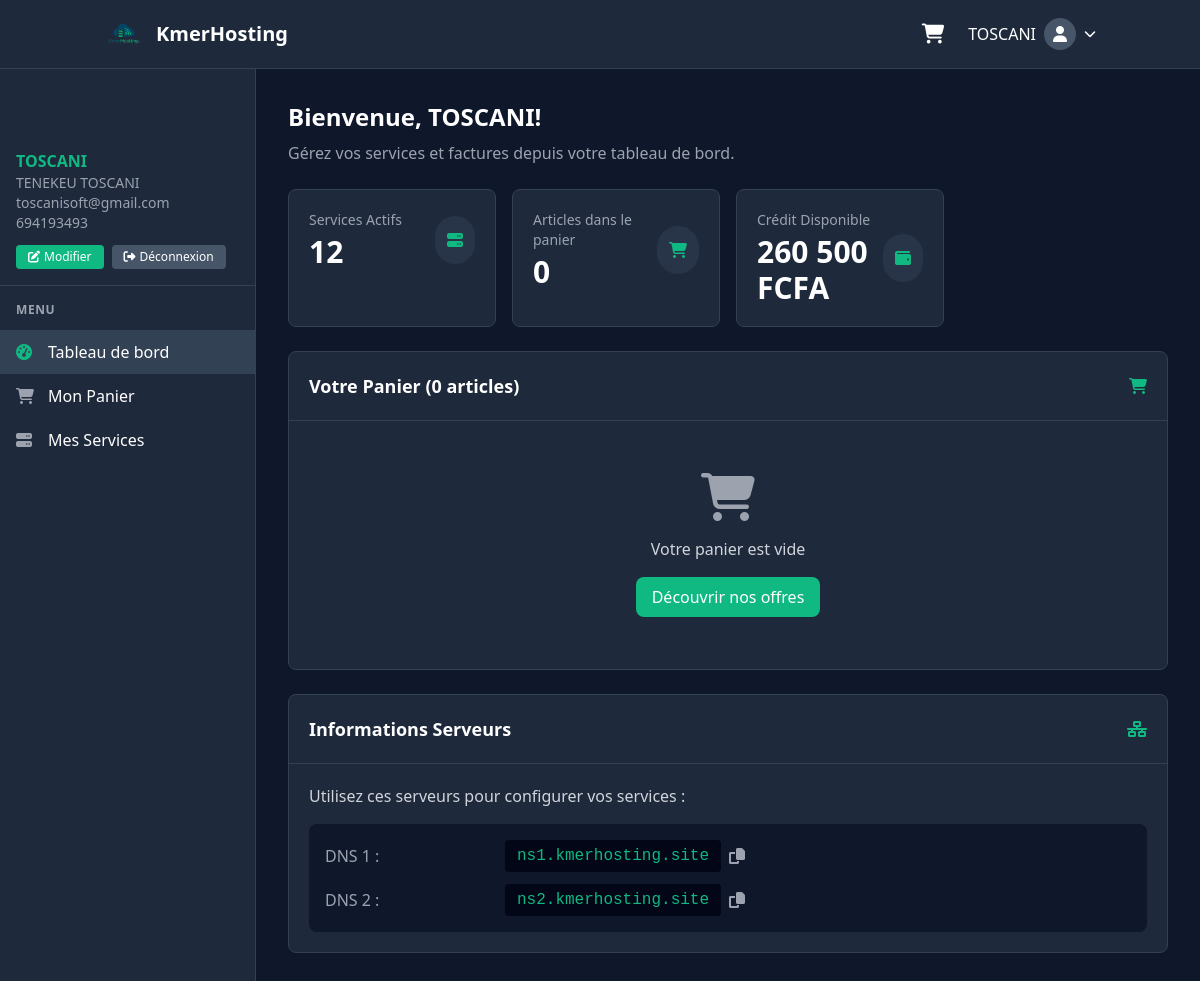
Before: /customers/dashboard.php (signed in) with the older database file.
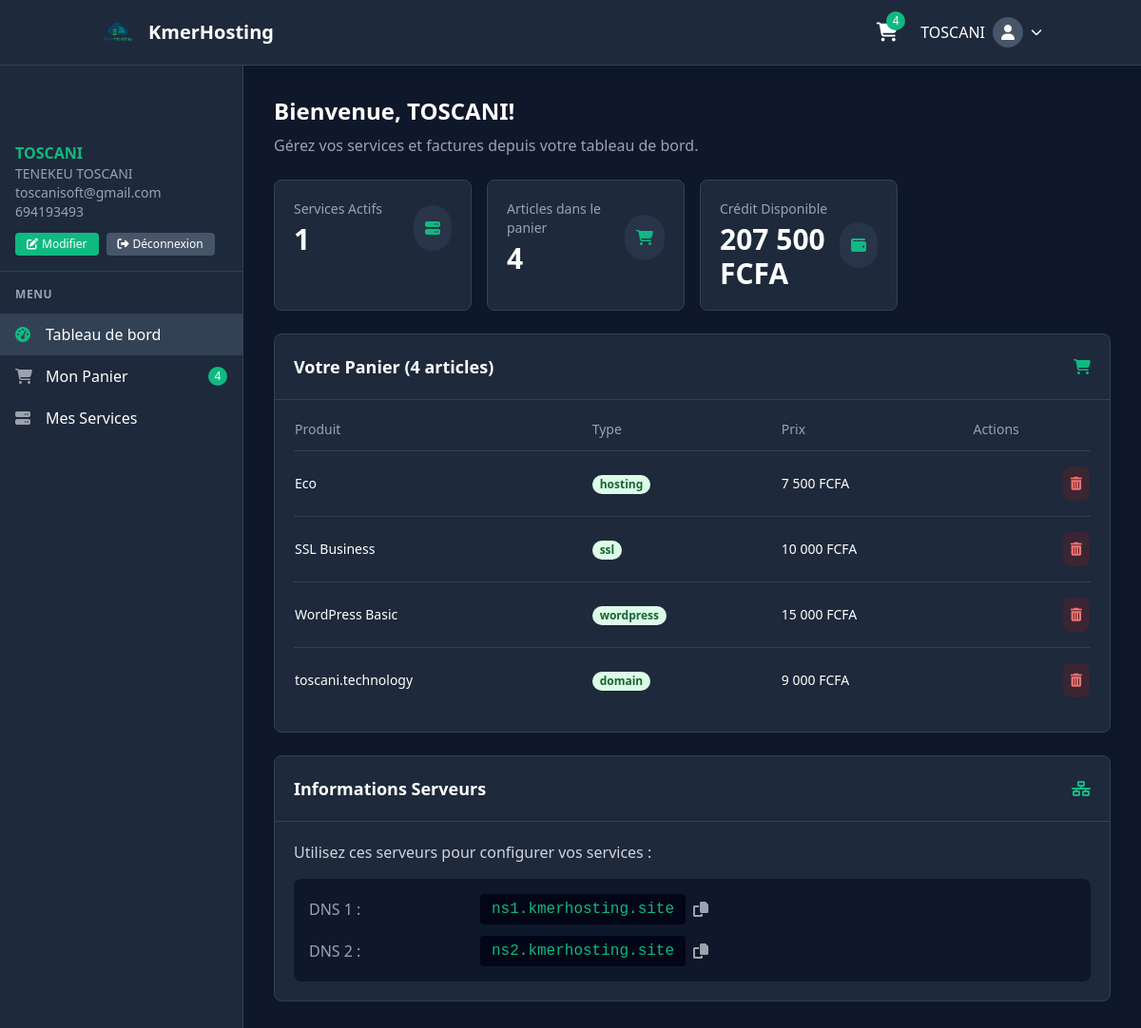
After: the same page with the newer database file.
### tables this page shows
CREATE TABLE IF NOT EXISTS `credit` (
  `id` int(11) NOT NULL AUTO_INCREMENT,
  `user_id` int(11) NOT NULL,
  `amount` decimal(10,2) NOT NULL DEFAULT '500.00',
  `last_updated` timestamp NOT NULL DEFAULT CURRENT_TIMESTAMP ON UPDATE CURRENT_TIMESTAMP,
  PRIMARY KEY (`id`),
  UNIQUE KEY `user_id` (`user_id`)
);

CREATE TABLE IF NOT EXISTS `cart` (
  `id` int(11) NOT NULL AUTO_INCREMENT,
  `user_id` int(11) NOT NULL,
  `product_type` varchar(50) NOT NULL,
  `product_id` varchar(50) NOT NULL,
  `quantity` int(11) NOT NULL DEFAULT '1',
  `custom_domain` varchar(255) DEFAULT NULL,
  `added_at` datetime NOT NULL,
  `updated_at` datetime DEFAULT NULL,
  PRIMARY KEY (`id`),
  KEY `user_id` (`user_id`)
);

### backend/functions.php (called while the page is built, shortened)
<?php
require_once __DIR__ . '/config/db.php';
function getUserCredit($user_id) {
    global $conn;
    $sql = "SELECT amount FROM credit WHERE user_id = ?";
    $stmt = $conn->prepare($sql);
    $stmt->bind_param("i", $user_id);
    $stmt->execute();
    $result = $stmt->get_result();
    $row = $result->fetch_assoc();
    return floatval($row['amount']);
}
function getUserCartItems($user_id) {
    global $conn;
    $stmt = $conn->prepare("SELECT c.*,
            CASE
                WHEN c.product_type = 'hosting' THEN hp.name
                WHEN c.product_type = 'wordpress' THEN wp.name
                WHEN c.product_type = 'ssl' THEN sp.name
                WHEN c.product_type = 'domain' THEN c.custom_domain
                ELSE 'Produit inconnu'
            END as product_name,
            CASE
                WHEN c.product_type = 'hosting' THEN hp.price
                WHEN c.product_type = 'wordpress' THEN wp.price
                WHEN c.product_type = 'ssl' THEN sp.price
                WHEN c.product_type = 'domain' THEN 9000
                ELSE 0
            END as price
            FROM cart c
            LEFT JOIN hosting_packages hp ON c.product_type = 'hosting' AND c.product_id = hp.id
            LEFT JOIN wordpress_packages wp ON c.product_type = 'wordpress' AND c.product_id = wp.id
            LEFT JOIN ssl_packages sp ON c.product_type = 'ssl' AND REPLACE(c.product_id, 'ssl', '') = sp.id
            WHERE c.user_id = ?");
    $stmt->bind_param("i", $user_id);
    $stmt->execute();
    $result = $stmt->get_result();
    $cartItems = [];
    while ($row = $result->fetch_assoc()) {
        $cartItems[] = $row;
    }
    return $cartItems;
}
function getCurrentUser() {
    global $conn;
    $user_id = $_SESSION['user_id'];
    $stmt = $conn->prepare("SELECT * FROM users WHERE id = ?");
    $stmt->bind_param("i", $user_id);
    $stmt->execute();
    $result = $stmt->get_result();
    if ($result->num_rows > 0) {
        return $result->fetch_assoc();
    }
    return null;
}
function getCartItemCount($user_id) {
    global $conn;
    $sql = "SELECT COUNT(*) FROM cart WHERE user_id = ?";
    $stmt = $conn->prepare($sql);
    $stmt->bind_param("i", $user_id);
    $stmt->execute();
    $result = $stmt->get_result();
    $row = $result->fetch_row();
    return (int)$row[0];
}
function getUserServices($user_id) {
    global $conn;
    $sql = "SELECT us.*,
        CASE
            WHEN us.service_type = 'hosting' THEN hp.name
            WHEN us.service_type = 'wordpress' THEN wp.name
            WHEN us.service_type = 'ssl' THEN sp.name
            ELSE 'Service inconnu'
        END as service_name
        FROM user_services us
        LEFT JOIN hosting_packages hp ON us.service_type = 'hosting' AND us.service_id = hp.id
        LEFT JOIN wordpress_packages wp ON us.service_type = 'wordpress' AND us.service_id = wp.id
        LEFT JOIN ssl_packages sp ON us.service_type = 'ssl' AND us.service_id = sp.id
        WHERE us.user_id = ?
        ORDER BY us.expiry_date ASC";
    $stmt = $conn->prepare($sql);
    $stmt->bind_param("i", $user_id);
    $stmt->execute();
    $result = $stmt->get_result();
    $services = [];
    while ($row = $result->fetch_assoc()) {
        $services[] = $row;
    }
    return $services;
}
?>

### customers/dashboard.php (the view, shortened to what the changed rows need)
<?php
require_once '../backend/functions.php';
$currentUser = getCurrentUser();
$user_id = $_SESSION['user_id'];
$cartItems = getUserCartItems($user_id);
$cartCount = getCartItemCount($user_id);
$userServices = getUserServices($user_id);
$userCredit = getUserCredit($user_id);
?>
<!DOCTYPE html>
<html lang="fr">
<head>
    <script src="https://cdn.tailwindcss.com"></script>
    <link rel="stylesheet" href="https://cdnjs.cloudflare.com/ajax/libs/font-awesome/6.4.0/css/all.min.css">
</head>
<body class="bg-dark-900 text-white">
    <header class="bg-dark-800 border-b border-dark-700">
        <div class="container mx-auto px-4 py-3 flex items-center justify-between">
            <div class="flex items-center space-x-4">
                <a href="cart.php" class="text-white hover:text-kmergreen-light relative p-2">
                    <i class="fas fa-shopping-cart text-xl"></i>
                    <?php if ($cartCount > 0): ?>
                    <span class="absolute top-0 right-0 bg-kmergreen text-white text-xs rounded-full h-5 w-5 flex items-center justify-center">
                        <?php echo $cartCount; ?>
                    </span>
                    <?php endif; ?>
                </a>
            </div>
        </div>
    </header>
    <div class="flex">
        <aside id="sidebar" class="fixed inset-y-0 left-0 transform -translate-x-full lg:translate-x-0 z-50 w-64 bg-dark-800 border-r border-dark-700 pt-16 transition-transform duration-300 ease-in-out lg:static lg:w-64">
            <div class="h-full overflow-y-auto scrollbar-thin">
                <nav class="mt-4">
                    <ul>
                        <li>
                            <a href="cart.php" class="flex items-center px-4 py-2.5 text-white hover:bg-dark-700">
                                <i class="fas fa-shopping-cart w-5 mr-3 text-gray-400"></i>
                                <span>Mon Panier</span>
                                <?php if ($cartCount > 0): ?>
                                <span class="ml-auto bg-kmergreen text-white text-xs rounded-full h-5 w-5 flex items-center justify-center">
                                    <?php echo $cartCount; ?>
                                </span>
                                <?php endif; ?>
                            </a>
                        </li>
                    </ul>
                </nav>
            </div>
        </aside>
        <main class="flex-1 p-4 lg:p-8 pt-4 pb-8 overflow-x-hidden">
            <div class="max-w-7xl mx-auto">
                <div class="mb-6">
                    <h1 class="text-2xl font-bold text-white mb-2">Bienvenue, <?php echo htmlspecialchars($currentUser['username']); ?>!</h1>
                </div>
                <div class="grid grid-cols-1 sm:grid-cols-2 lg:grid-cols-4 gap-4 mb-6">
                    <div class="bg-dark-800 rounded-lg p-5 border border-dark-700 hover:border-kmergreen transition-colors">
                        <div class="flex items-center justify-between">
                            <div>
                                <p class="text-gray-400 text-sm">Services Actifs</p>
                                <h3 class="text-3xl font-bold text-white mt-1"><?php echo count($userServices); ?></h3>
                            </div>
                        </div>
                    </div>
                    <div class="bg-dark-800 rounded-lg p-5 border border-dark-700 hover:border-kmergreen transition-colors">
                        <div class="flex items-center justify-between">
                            <div>
                                <p class="text-gray-400 text-sm">Articles dans le panier</p>
                                <h3 class="text-3xl font-bold text-white mt-1"><?php echo $cartCount; ?></h3>
                            </div>
                        </div>
                    </div>
                    <div class="bg-dark-800 rounded-lg p-5 border border-dark-700 hover:border-kmergreen transition-colors">
                        <div class="flex items-center justify-between">
                            <div>
                                <p class="text-gray-400 text-sm">Crédit Disponible</p>
                                <h3 class="text-3xl font-bold text-white mt-1"><?php echo number_format($userCredit, 0, ',', ' '); ?> FCFA</h3>
                            </div>
                        </div>
                    </div>
                </div>
                <div class="bg-dark-800 rounded-lg border border-dark-700 mb-6">
                    <div class="p-5 border-b border-dark-700 flex justify-between items-center">
                        <h2 class="text-lg font-semibold text-white">Votre Panier (<?php echo $cartCount; ?> articles)</h2>
                        <i class="fas fa-shopping-cart text-kmergreen"></i>
                    </div>
                    <div class="p-5">
                        <?php if (empty($cartItems)): ?>
                            <div class="text-center py-8">
                                <div class="text-gray-400 text-5xl mb-4">
                                    <i class="fas fa-shopping-cart"></i>
                                </div>
                                <p class="text-gray-300 mb-4">Votre panier est vide</p>
                                <a href="../index.php#packages" class="inline-block bg-kmergreen hover:bg-kmergreen-dark text-white font-medium py-2 px-4 rounded-lg transition duration-300">
                                    Découvrir nos offres
                                </a>
                            </div>
                        <?php else: ?>
                            <div class="overflow-x-auto">
                                <table class="w-full">
                                    <thead>
                                        <tr class="text-left text-gray-400 text-sm">
                                            <th class="pb-3 font-medium">Produit</th>
                                            <th class="pb-3 font-medium">Type</th>
                                            <th class="pb-3 font-medium">Prix</th>
                                            <th class="pb-3 font-medium">Actions</th>
                                        </tr>
                                    </thead>
                                    <tbody>
                                        <?php foreach ($cartItems as $item): ?>
                                            <tr class="border-t border-dark-700 text-sm">
                                                <td class="py-4">
                                                    <div class="font-medium text-white"><?php echo htmlspecialchars($item['product_name'] ?? 'Produit inconnu'); ?></div>
                                                </td>
                                                <td class="py-4">
                                                    <span class="px-2 inline-flex text-xs leading-5 font-semibold rounded-full bg-green-100 text-green-800">
                                                        <?php echo htmlspecialchars($item['product_type'] ?? ''); ?>
                                                    </span>
                                                </td>
                                                <td class="py-4 text-white"><?php echo number_format($item['price'] ?? 0, 0, ',', ' '); ?> FCFA</td>
                                                <td class="py-4 text-right">
                                                    <button onclick="removeFromCart(<?php echo $item['id']; ?>)" class="p-2 bg-red-900/30 hover:bg-red-800/50 text-red-400 rounded-lg transition-all duration-300 hover:scale-110 focus:outline-none focus:ring-2 focus:ring-red-500 focus:ring-opacity-50">
                                                        <i class="fas fa-trash-alt"></i>
                                                    </button>
                                                </td>
                                            </tr>
                                        <?php endforeach; ?>
                                    </tbody>
                                </table>
                            </div>
                        <?php endif; ?>
                    </div>
                </div>
                <div class="bg-dark-800 rounded-lg border border-dark-700 mb-6">
                    <div class="p-5 border-b border-dark-700 flex justify-between items-center">
                        <h2 class="text-lg font-semibold text-white">Informations Serveurs</h2>
                    </div>
                </div>
            </div>
        </main>
    </div>
</body>
</html>

Changed rows visible on the page:
changed credit: amount "260 500" → "207 500"
added cart: product_name "Eco", product_type "hosting", price "7 500"
added cart: product_name "SSL Business", product_type "ssl", price "10 000"
added cart: product_name "WordPress Basic", product_type "wordpress", price "15 000"
added cart: product_name "toscani.technology", product_type "domain", price "9 000"
Other visible differences:
$cartCount: (not shown) → "4"
count($userServices): "12" → "1"
$cartCount: "0" → "4"
text no longer shown: "Votre panier est vide Découvrir nos offres"
text now shown: "Produit Type Prix Actions"
